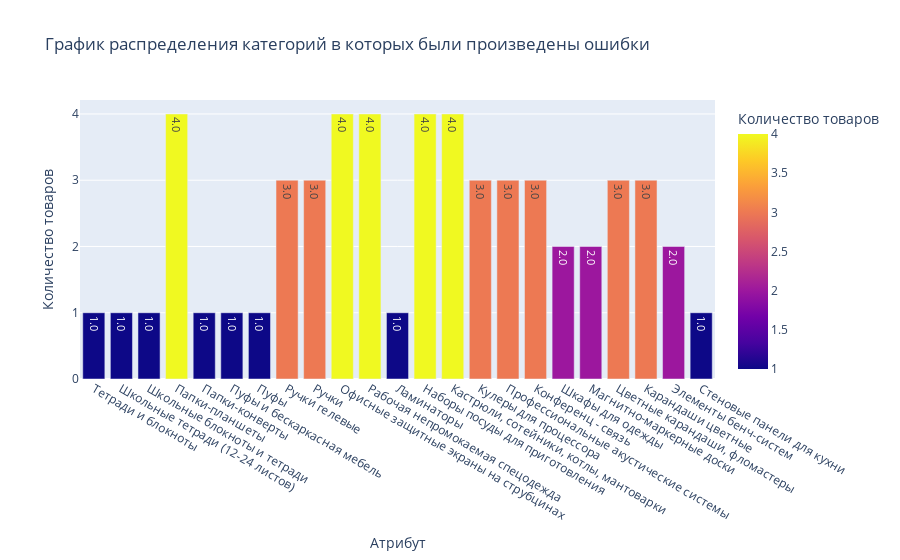

The code cell stored with this chart in its notebook:
### Code cell
import plotly.express as px

keys = [item for item in c.keys()]
values = [item for item in c.values()]

# Создание DataFrame (необязательно, но удобно для plotly)
import pandas as pd
df = pd.DataFrame({'Атрибут': keys, 'Количество товаров': values})

# Создание графика
fig = px.bar(
    df,
    x='Атрибут',
    y='Количество товаров',
    title=f'График распределения категорий в которых были произведены ошибки',
    color='Количество товаров',  # Цветовая шкала
    text='Количество товаров'    # Отображение значений над столбцами
)

# Настройка визуализации
fig.update_traces(texttemplate='%{text:.2s}', textposition='auto')
fig.update_layout(showlegend=False)

# Отображение графика
fig.show()

### Figure 1 — Plotly figure (JSON) as saved in the notebook; plotly's stock layout.template omitted (floating-point values rounded to 4 significant figures)
{"data": [{"hovertemplate": "Атрибут=%{x}<br>Количество товаров=%{marker.color}<extra></extra>", "legendgroup": "", "marker": {"color": [1, 1, 1, 4, 1, 1, 1, 3, 3, 4, 4, 1, 4, 4, 3, 3, 3, 2, 2, 3, 3, 2, 1], "coloraxis": "coloraxis", "pattern": {"shape": ""}}, "name": "", "orientation": "v", "showlegend": false, "text": [1.0, 1.0, 1.0, 4.0, 1.0, 1.0, 1.0, 3.0, 3.0, 4.0, 4.0, 1.0, 4.0, 4.0, 3.0, 3.0, 3.0, 2.0, 2.0, 3.0, 3.0, 2.0, 1.0], "textposition": "auto", "texttemplate": "%{text:.2s}", "type": "bar", "x": ["Тетради и блокноты", "Школьные тетради (12-24 листов)", "Школьные блокноты и тетради", "Папки-планшеты", "Папки-конверты", "Пуфы и бескаркасная мебель", "Пуфы", "Ручки гелевые", "Ручки", "Офисные защитные экраны на струбцинах", "Рабочая непромокаемая спецодежда", "Ламинаторы", "Наборы посуды для приготовления", "Кастрюли, сотейники, котлы, мантоварки", "Кулеры для процессора", "Профессиональные акустические системы", "Конференц - связь", "Шкафы для одежды", "Магнитно-маркерные доски", "Цветные карандаши, фломастеры", "Карандаши цветные", "Элементы бенч-систем", "Стеновые панели для кухни"], "xaxis": "x", "y": [1, 1, 1, 4, 1, 1, 1, 3, 3, 4, 4, 1, 4, 4, 3, 3, 3, 2, 2, 3, 3, 2, 1], "yaxis": "y"}], "layout": {"barmode": "relative", "coloraxis": {"colorbar": {"title": {"text": "Количество товаров"}}, "colorscale": [[0, "#0d0887"], [0.1111, "#46039f"], [0.2222, "#7201a8"], [0.3333, "#9c179e"], [0.4444, "#bd3786"], [0.5556, "#d8576b"], [0.6667, "#ed7953"], [0.7778, "#fb9f3a"], [0.8889, "#fdca26"], [1, "#f0f921"]]}, "legend": {"tracegroupgap": 0}, "showlegend": false, "title": {"text": "График распределения категорий в которых были произведены ошибки"}, "xaxis": {"anchor": "y", "domain": [0, 1], "title": {"text": "Атрибут"}}, "yaxis": {"anchor": "x", "domain": [0, 1], "title": {"text": "Количество товаров"}}}}
